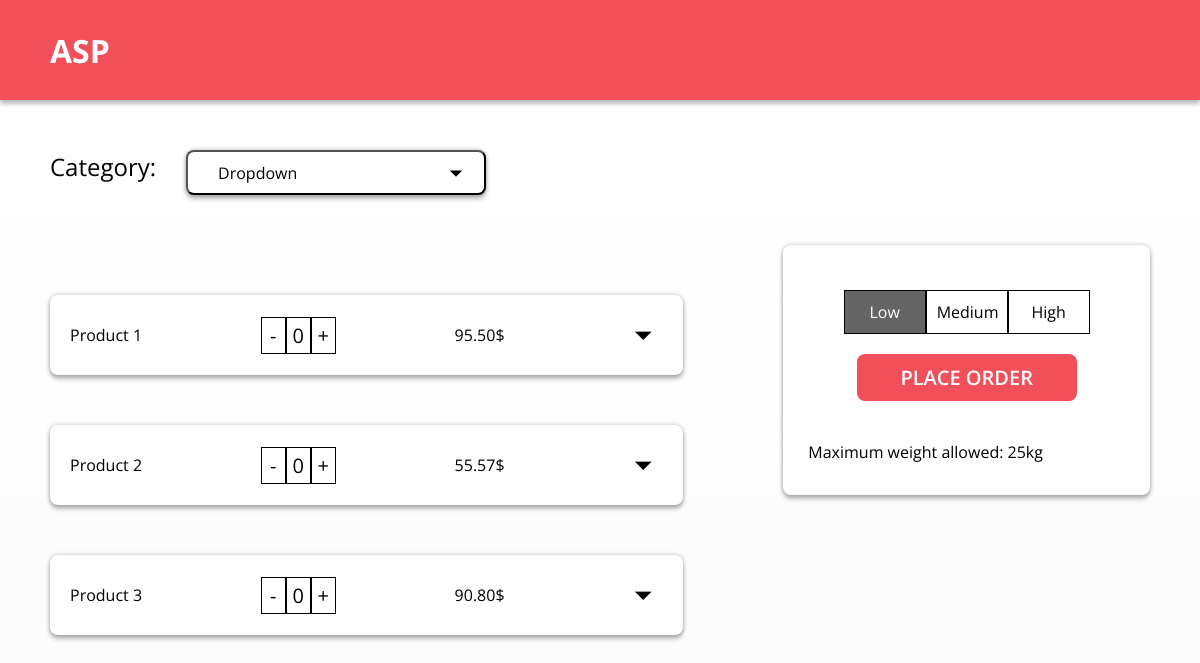
The app's page /orders/supplies, older data.
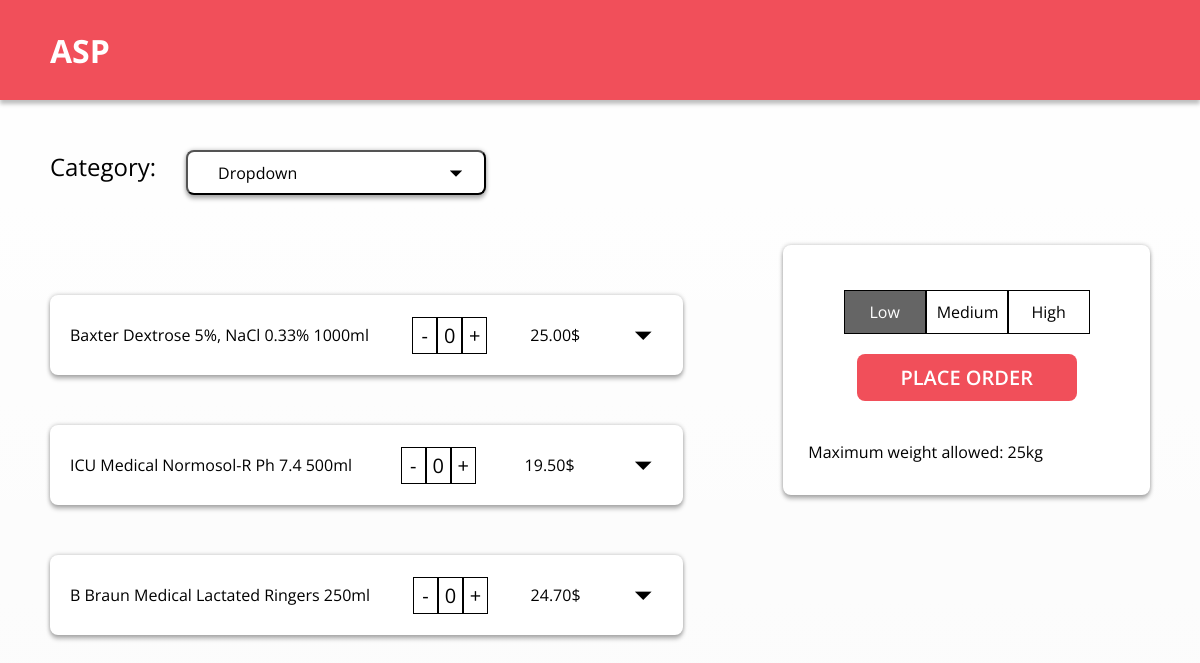
The same page, newer data.
### project/models.py (models this page shows, shortened)
class Item(models.Model):
    name = models.CharField(max_length=200)
    description = models.TextField()
    price = models.DecimalField(max_digits=7, decimal_places=2)
    image = models.ImageField(upload_to=image_path, blank=True, null=True)
    category = models.ForeignKey('Category', on_delete=models.CASCADE)
    weight = models.DecimalField(max_digits=4, decimal_places=2)

### project/views.py (the view, shortened to what this page needs)
# urls.py: path('orders/supplies', views.ItemsAllView.as_view(), name='items'),
class ItemsAllView(View):
    def get(self, request, *args, **kwargs):
        context = {
            'item_list': Item.objects.all(),
            'categories': Category.objects.all()
        }
        return render(request, 'project/item_list.html', context)

### project/models.py (called while the page is built)
    def __str__(self):
        return self.name

### project/templates/project/item_list.html (shortened to what this page needs)
{% extends 'project/base.html' %}
{% load static %}
{% block content %}
<div class="block">
    <p>Category:</p>
    <div class="categories">
    <div class="dropdown">
        <button class="dropbtn" style="background-image: url({% static 'img/arrow.svg' %})">Dropdown</button>
    </div>
        </div>
</div>
<div class="main">
    <div class="left">
        <div class="itemsContainer">
            <ul>
            {% for item in item_list %}
            <li class="item {{item.category|slugify}} all">
                <div class="top">
                    <p>{{item.name}}</p>
                    <div class="quantity">
                        <div class="minus" data-wt="{{item.weight}}" data-id="{{item.id}}">
                            -
                        </div>
                        <div class="value">0</div>
                        <div class="plus" data-wt="{{item.weight}}" data-id="{{item.id}}">
                            +
                        </div>
                    </div>
                    <p>{{item.price}}$</p>
                    <i class="arrow material-icons">arrow_drop_down</i>
                </div>
            {% empty %}
                <li>No items .</li>
            {% endfor %}
            </ul>
        </div>
    </div>
    <div class="right">
        <div class="bottom">
            <div class="priority-check">
                <div data-priority="L" class="active priority-item low">Low</div>
                <div data-priority="M" class="priority-item medium">Medium</div>
                <div data-priority="H" class="priority-item high">High</div>
            </div>
            <div class="addToCart">Place Order</div>
            <p>Maximum weight allowed: 25kg</p>
        </div>
    </div>
</div>
{% endblock %}

### project/templates/project/base.html (shortened to what this page needs)
{% load static %}
<!DOCTYPE html>
<html lang="en">
<head>
    <link rel="stylesheet" href="{% static 'css/style.css' %}">
</head>
<body>
    <div class="header">
        <h1 class="logo"><a href="#">ASP</a></h1>
    </div>
    <div class="main-content">
        {% block content %}
        {% endblock %}
    </div>
</body>
</html>

### project/static/css/style.css (style rules this page uses)
* { padding: 0; margin: 0; font-family: 'Open Sans', sans-serif; }
body { background: linear-gradient(180deg, #FFFFFF 0%, rgba(255, 255, 255, 0) 100%), #FBFBFB; }
.main-content { padding: 50px; }
.header { padding: 30px 50px; height: 100px; box-sizing: border-box; background: #F14F5A; display: flex; align-items: center; box-shadow: 0px 4px 4px rgba(0, 0, 0, 0.25); }
.header .logo a { color: white; text-decoration: none; }
.main { display: flex; }
.main .left { flex: 2; }
.main .right { flex: 1; }
.block { display: flex; }
.block p { font-size: 24px; }
.block .categories { margin-left: 30px; }
.itemsContainer { padding-top: 50px; }
.itemsContainer li.item { list-style: none; width: 100%; background: white; box-shadow: 0px 4px 4px rgba(0, 0, 0, 0.25), 0px 0px 4px rgba(0, 0, 0, 0.25); box-sizing: border-box; padding: 20px; margin-top: 50px; border-radius: 8px; display: flex; flex-direction: column; }
.itemsContainer li.item .top { display: flex; justify-content: space-between; align-items: center; }
.quantity { display: flex; font-size: 20px; }
.plus, .minus { cursor: pointer; }
.plus, .minus, .value { border: 1px solid; padding: 4px; width: 15px; display: flex; justify-content: center; align-items: center; }
.itemsContainer .item .arrow { cursor: pointer; font-size: 40px; transition: all 0.3s ease-out; transform: rotate(0); }
.right { padding: 25px; height: 200px; border-radius: 8px; margin-top: 50px; margin-left: 100px; width: 200px; background: #FFFFFF; box-shadow: 0px 4px 4px rgba(0, 0, 0, 0.25), 0px 0px 4px rgba(0, 0, 0, 0.25); display: flex; flex-direction: column; justify-content: space-between; }
.right .bottom { display: flex; flex-direction: column; }
.right .bottom .priority-check { display: flex; margin: 20px auto; }
.priority-check > * { text-align: center; border: 1px solid; width: 60px; padding: 10px; cursor: pointer; }
.priority-item.active { background-color: #656565; color: white; border: 1px solid #000; }
.addToCart { padding: 10px; background: #F14F5A; color: white; width: 200px; display: flex; justify-content: center; align-items: center; font-size: 20px; border-radius: 8px; text-transform: uppercase; font-weight: 600; margin: 0 auto; cursor: pointer; margin-bottom: 40px; }
.dropbtn { background-color: #fff; box-shadow: 0px 4px 4px rgba(0, 0, 0, 0.25), 0px 0px 4px rgba(0, 0, 0, 0.25); border-radius: 8px; cursor: pointer; width: 300px; height: 45px; box-sizing: border-box; padding: 10px; padding-left: 30px; font-size: 16px; text-align: left; background-repeat: no-repeat; background-size: 30px; text-transform: capitalize; background-position: 95% 50%; }
.dropdown { position: relative; display: inline-block; }

Row changes from the older to the newer data that the page shows:
removed Item: name "Product 1", price "95.50"
removed Item: name "Product 2", price "55.57"
removed Item: name "Product 3", price "90.80"
added Item: name "Baxter Dextrose 5%, NaCl 0.33% 1000ml", price "25.00"
added Item: name "ICU Medical Normosol-R Ph 7.4 500ml", price "19.50"
added Item: name "B Braun Medical Lactated Ringers 250ml", price "24.70"
